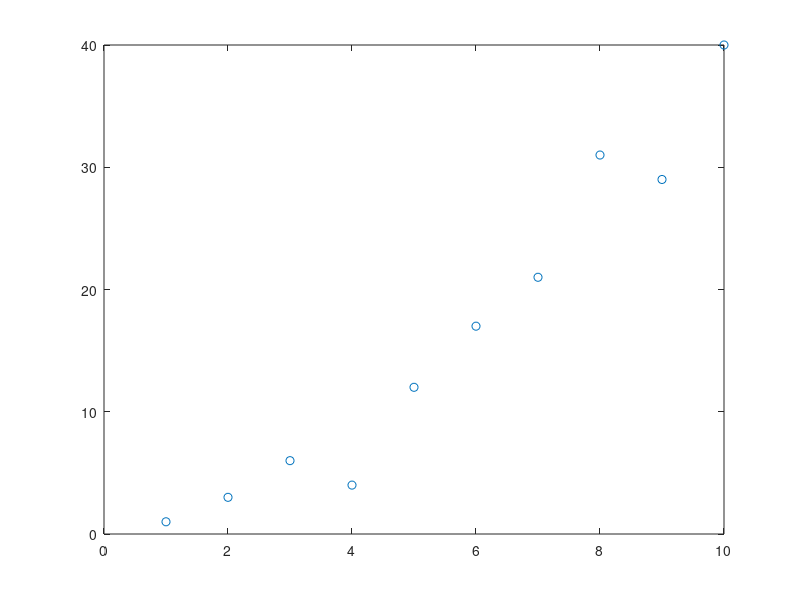

The MATLAB script that drew this image: (Note: this script raises an error after producing the figure.)
% TEST VECTOR
x = 1:10;
y = [1 3 6 4 12 17 21 31 29 40];

plot(x,y, 'o')

% NOW SPLINE IN THIS WAY THAT THE 2 BAD POINTS ARE WEIGHTED LESS THAT REST
% BAD POINTS: x,y=4,4;  x,y=8,31
%%%%%%%%%%%%%%%%%%%%%%%%%%%%%%%%%%%%%%%%%%%%%%%%%%%%%%%%%%%%%%%%%%%%%%%%%%%
% WEIGHTED SPLINE INTERPOLATION (RED)
%%%%%%%%%%%%%%%%%%%%%%%%%%%%%%%%%%%%%%%%%%%%%%%%%%%%%%%%%%%%%%%%%%%%%%%%%%%
% # INPUT: WEIGHT SPECIAL DATA POINTS
  % WEIGHT OF GOOD POINTS = 100
  w=ones(1,length(x))*100;
  % REDUCE WEIGHT OF BAD POINTS TO 1
  w(4) = 1;
  w(8) = 1;
% SPLINE INTERPOLATION WITH SPAPS (GOOD FOR NOISE REDUCTION)
sp = spaps(x, y, 0200, w, 3);
% CREATE PLOT SPLINE DATA
SR = fnplt(sp);

hold on; plot(SR(1,:), SR(2,:), 'r-')

%%%%%%%%%%%%%%%%%%%%%%%%%%%%%%%%%%%%%%%%%%%%%%%%%%%%%%%%%%%%%%%%%%%%%%%%%%%
% NOT WEIGHTED SPLINE INTERPOLATION (BLUE)
%%%%%%%%%%%%%%%%%%%%%%%%%%%%%%%%%%%%%%%%%%%%%%%%%%%%%%%%%%%%%%%%%%%%%%%%%%%
sp = spaps(x, y, 1);
% PLOT SPLINE
SR = fnplt(sp);
hold on; plot(SR(1,:), SR(2,:), 'b-')
